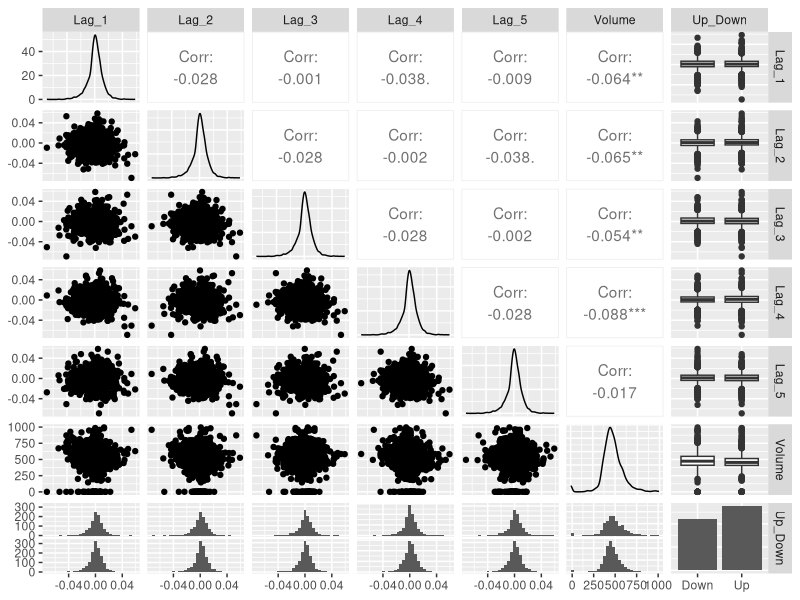

Write the R code that produced this figure.
## ---- chunk 1
knitr::opts_chunk$set(echo = TRUE)
## ---- chunk 2
library(tidyverse)
library(GGally)
library(dplyr)
library(knitr)
## ---- chunk 3
import_data<-read.csv('nasdaq_lagged.csv')
data<-import_data%>%mutate(movement=ifelse(Up_Down=='Up',1,-1))
## ---- chunk 4
sum(is.na(data))
sum(duplicated(data))
## ---- chunk 5
stat <- data %>%
  select(-Year)%>%
  pivot_longer(-Up_Down) %>%
    group_by(Up_Down,name)%>%
  summarise(min = min(value), 
            Q1 = quantile(value, 0.25),
            Median = median(value),
            Average = mean(value),
            Q3 = quantile(value, 0.75),
            Max = max(value),
            SD = sd(value),
            IQR = IQR(value))

stat%>%kable(digits =2)
## ---- chunk 6
yearstat <- data %>%
  select(-Up_Down)%>%
  pivot_longer(-Year) %>%
    group_by(Year,name)%>%
  summarise(min = min(value), 
            Q1 = quantile(value, 0.25),
            Median = median(value),
            Average = mean(value),
            Q3 = quantile(value, 0.75),
            Max = max(value),
            SD = sd(value),
            IQR = IQR(value))
## ---- chunk 7
direction<-yearstat%>%filter(name == 'movement')

direction%>%kable(digits =2)
## ---- chunk 8
import_data%>%select(-Year)%>%ggpairs(labs(title= 'Pairs Plot for NASDAQ Return Data'))
